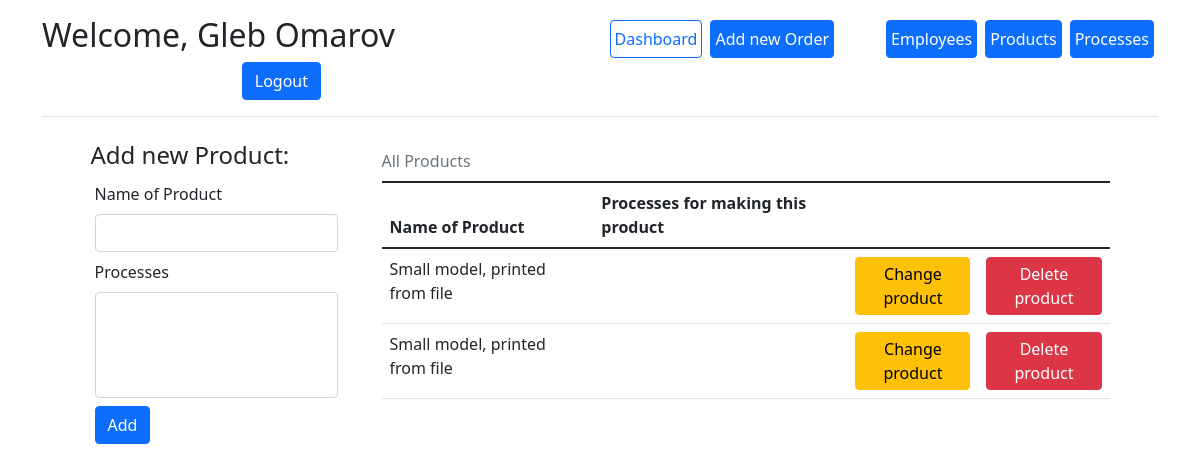
The page /add_product (signed in) on the database as committed earlier.
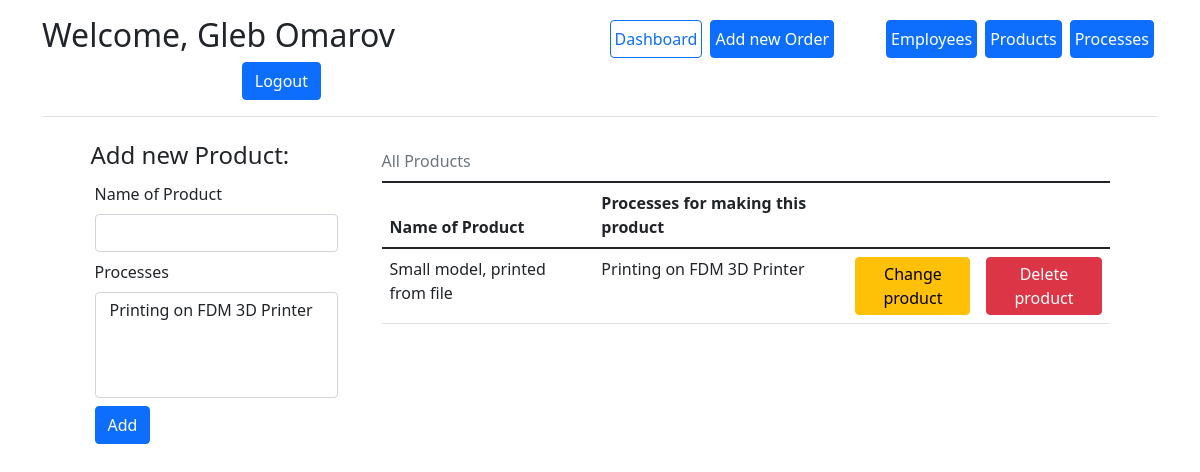
The same page on the database as committed later.
### app/models.py (models this page shows)
class Product(db.Model):
    product_id = db.Column(db.Integer, primary_key=True, nullable=False, autoincrement=True)
    name = db.Column("Name", db.String)
    processes = db.relationship("Process", secondary=product_processes, back_populates="products")
    orders = db.relationship("Order", secondary=orders_products, back_populates="products")

class Process(db.Model):
    process_id = db.Column(db.Integer, primary_key=True, nullable=False, autoincrement=True)
    name = db.Column("Name", db.String)
    responsible_employee = db.Column(db.Integer, db.ForeignKey('employee.id'))
    products = db.relationship("Product", secondary=product_processes, back_populates="processes")

### app/routes.py (the view)
@process_app.route('/add_product', methods=['get', 'post'])
@login_required
def add_product():
    if not current_user.admin:
        return redirect(url_for('dashboard'))
    table = models.Product.query.all()
    form = AddProduct()
    form.processes.choices = [
        (process.process_id, process.name) for process in models.Process.query.all()
    ]
    if form.is_submitted():
        new_product = models.Product(name=form.name.data)
        db.session.add(new_product)
        db.session.commit()
    return render_template('add_product.html', form=form, table=table)

### app/forms.py
class AddProduct(FlaskForm):
    name = StringField("Name of Product", validators=[InputRequired()])
    processes = SelectMultipleField("Processes")
    submit = SubmitField()

### app/__init__.py (called while the page is built)
@login_manager.user_loader
def load_user(user_id):
    return Employee.query.get(int(user_id))

### app/templates/add_product.html (shortened to what this page needs)
{% extends "base.html" %}
{% block content %}
<div class="container">
    <div class="row g-5 justify-content-md-center">
        <form action="" method="post" class="col-3">
            <h4>Add new Product:</h4>
            {{ form.name.label(class="form-label m-1") }}
            {{ form.name(class="form-control m-1") }}
            {{ form.processes.label(class="form-label m-1") }}
            {{ form.processes(class="form-select m-1", size=4, multiple=True) }}
            {{ form.submit(class="btn btn-primary m-1", value="Add") }}
        </form>
        <div class="col-8">
            <table class="table table-hover">
                <caption class="caption-top test-center">All Products</caption>
                <thead>
                <tr>
                    <th scope="col">Name of Product</th>
                    <th scope="col">Processes for making this product</th>
                    <th scope="col" style="width:18%;"></th>
                    <th scope="col" style="width:18%;"></th>
                </tr>
                </thead>
                <tbody>
                {% for product in table %}
                <tr>
                    <td>{{ product.name }}</td>
                    <td>
                        {% for process in product.processes %}
                        {{ process.name }}
                        {% endfor %}
                    </td>
                    <td>
                        <a href="" class="btn btn-warning p-1">Change product</a>
                    </td>
                    <td>
                        <a href="{{ url_for('remove_product', product_id=product.product_id) }}"
                           class="btn btn-danger p-1">Delete
                            product</a>
                    </td>
                </tr>
                {% endfor %}
                </tbody>
            </table>
        </div>
    </div>
</div>
{% endblock %}

Rows that differ between the two databases and show on the page:
removed Product: name "Small model, printed from file"
added Process: name "Printing on FDM 3D Printer"
Other text that changed with them:
form field processes: (not shown) → "Printing on FDM 3D Printer"
